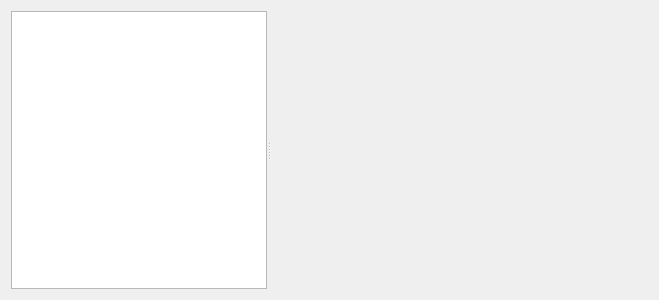
<ui version="4.0" >
 <class>mfMainWidgetUi</class>
 <widget class="QWidget" name="mfMainWidgetUi" >
  <property name="geometry" >
   <rect>
    <x>0</x>
    <y>0</y>
    <width>659</width>
    <height>300</height>
   </rect>
  </property>
  <property name="windowTitle" >
   <string>Form</string>
  </property>
  <layout class="QGridLayout" name="gridLayout_3" >
   <item row="0" column="0" >
    <widget class="QSplitter" name="splitter" >
     <property name="orientation" >
      <enum>Qt::Horizontal</enum>
     </property>
     <property name="childrenCollapsible" >
      <bool>false</bool>
     </property>
     <widget class="QTreeWidget" name="m_Tree" >
      <property name="sizePolicy" >
       <sizepolicy vsizetype="Expanding" hsizetype="Fixed" >
        <horstretch>0</horstretch>
        <verstretch>0</verstretch>
       </sizepolicy>
      </property>
      <property name="editTriggers" >
       <set>QAbstractItemView::NoEditTriggers</set>
      </property>
      <property name="alternatingRowColors" >
       <bool>true</bool>
      </property>
      <property name="indentation" >
       <number>10</number>
      </property>
      <property name="uniformRowHeights" >
       <bool>true</bool>
      </property>
      <property name="headerHidden" >
       <bool>true</bool>
      </property>
      <property name="columnCount" >
       <number>2</number>
      </property>
      <column>
       <property name="text" >
        <string>1</string>
       </property>
      </column>
      <column>
       <property name="text" >
        <string>2</string>
       </property>
      </column>
     </widget>
     <widget class="QWidget" native="1" name="widgetStack" >
      <property name="sizePolicy" >
       <sizepolicy vsizetype="Preferred" hsizetype="Expanding" >
        <horstretch>1</horstretch>
        <verstretch>0</verstretch>
       </sizepolicy>
      </property>
      <layout class="QGridLayout" name="gridLayout_2" >
       <property name="margin" >
        <number>0</number>
       </property>
       <item row="0" column="0" >
        <layout class="QGridLayout" name="gridLayout" >
         <item row="0" column="0" >
          <widget class="QStackedWidget" name="m_Stack" >
           <property name="sizePolicy" >
            <sizepolicy vsizetype="Expanding" hsizetype="Expanding" >
             <horstretch>1</horstretch>
             <verstretch>0</verstretch>
            </sizepolicy>
           </property>
           <property name="currentIndex" >
            <number>0</number>
           </property>
           <widget class="QWidget" name="widget_2" />
          </widget>
         </item>
        </layout>
       </item>
      </layout>
     </widget>
    </widget>
   </item>
  </layout>
 </widget>
 <resources/>
 <connections/>
</ui>
